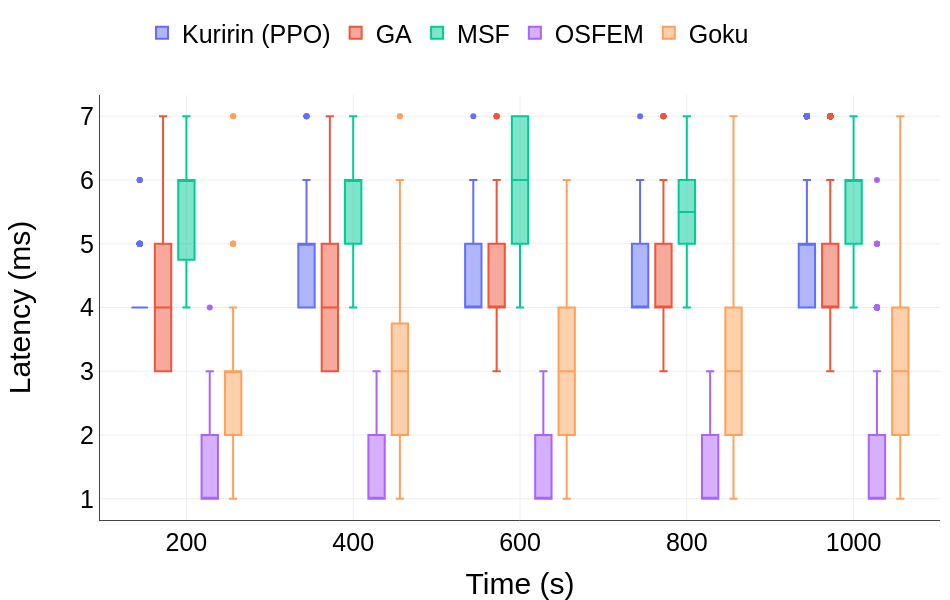

Notebook code for this chart:
### Code cell
# Criando o gráfico de box plot
fig = px.box(df_long, x="Time (s)", y="Latency (ms)", color="Method", title=None, orientation="v")

fig.update_traces(quartilemethod="linear")


draft_template = go.layout.Template()
draft_template.layout.annotations = [
    dict(
        name="draft watermark",
        text="",
        textangle=-30,
        opacity=0.1,
        font=dict(color="black", size=100),
        xref="paper",
        yref="paper",
        x=0.5,
        y=0.5,
        showarrow=False,
    )
]

fig.update_layout(
    yaxis=dict(showline=True, showgrid=True),
    xaxis=dict(showline=True, showgrid=True),
    legend_title=None,
    margin=dict(l=100, r=10, b=80, t=25),
    autosize=True,
    width=950,
    height=600,
    template=draft_template,
    legend=dict(x=0.05, y=1.2, traceorder="normal", orientation="h"),
    font=dict(family="Arial", size=25, color="Black"),
)

# Exibindo o gráfico
fig.show()

### Figure 1 — Plotly figure (JSON) as saved in the notebook; plotly's stock layout.template omitted (floating-point values rounded to 4 significant figures; data arrays with more than 128 entries replaced by an {"elided": "..."} marker saying what was removed)
{"data": [{"alignmentgroup": "True", "hovertemplate": "Method=Kuririn (PPO)<br>Time (s)=%{x}<br>Latency (ms)=%{y}<extra></extra>", "legendgroup": "Kuririn (PPO)", "marker": {"color": "#636efa"}, "name": "Kuririn (PPO)", "notched": false, "offsetgroup": "Kuririn (PPO)", "orientation": "v", "quartilemethod": "linear", "showlegend": true, "type": "box", "x": {"elided": "3582 int values"}, "x0": " ", "xaxis": "x", "y": {"elided": "3582 str values"}, "y0": " ", "yaxis": "y"}, {"alignmentgroup": "True", "hovertemplate": "Method=GA<br>Time (s)=%{x}<br>Latency (ms)=%{y}<extra></extra>", "legendgroup": "GA", "marker": {"color": "#EF553B"}, "name": "GA", "notched": false, "offsetgroup": "GA", "orientation": "v", "quartilemethod": "linear", "showlegend": true, "type": "box", "x": {"elided": "3582 int values"}, "x0": " ", "xaxis": "x", "y": {"elided": "3582 str values"}, "y0": " ", "yaxis": "y"}, {"alignmentgroup": "True", "hovertemplate": "Method=MSF<br>Time (s)=%{x}<br>Latency (ms)=%{y}<extra></extra>", "legendgroup": "MSF", "marker": {"color": "#00cc96"}, "name": "MSF", "notched": false, "offsetgroup": "MSF", "orientation": "v", "quartilemethod": "linear", "showlegend": true, "type": "box", "x": {"elided": "3582 int values"}, "x0": " ", "xaxis": "x", "y": {"elided": "3582 str values"}, "y0": " ", "yaxis": "y"}, {"alignmentgroup": "True", "hovertemplate": "Method=OSFEM<br>Time (s)=%{x}<br>Latency (ms)=%{y}<extra></extra>", "legendgroup": "OSFEM", "marker": {"color": "#ab63fa"}, "name": "OSFEM", "notched": false, "offsetgroup": "OSFEM", "orientation": "v", "quartilemethod": "linear", "showlegend": true, "type": "box", "x": {"elided": "3582 int values"}, "x0": " ", "xaxis": "x", "y": {"elided": "3582 str values"}, "y0": " ", "yaxis": "y"}, {"alignmentgroup": "True", "hovertemplate": "Method=Goku<br>Time (s)=%{x}<br>Latency (ms)=%{y}<extra></extra>", "legendgroup": "Goku", "marker": {"color": "#FFA15A"}, "name": "Goku", "notched": false, "offsetgroup": "Goku", "orientation": "v", "quartilemethod": "linear", "showlegend": true, "type": "box", "x": {"elided": "3582 int values"}, "x0": " ", "xaxis": "x", "y": {"elided": "3582 str values"}, "y0": " ", "yaxis": "y"}], "layout": {"autosize": true, "boxmode": "group", "font": {"color": "Black", "family": "Arial", "size": 25}, "height": 600, "legend": {"orientation": "h", "title": {}, "tracegroupgap": 0, "traceorder": "normal", "x": 0.05, "y": 1.2}, "margin": {"b": 80, "l": 100, "r": 10, "t": 25}, "width": 950, "xaxis": {"anchor": "y", "domain": [0, 1], "showgrid": true, "showline": true, "title": {"text": "Time (s)"}}, "yaxis": {"anchor": "x", "domain": [0, 1], "showgrid": true, "showline": true, "title": {"text": "Latency (ms)"}}}}
